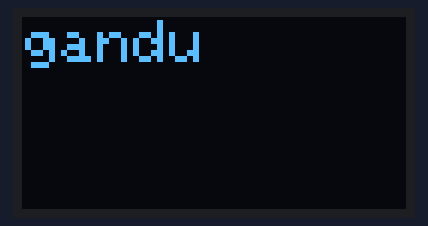
Simulated run of this program. Board: ESP32. Parts: 128×64 one-colour display. What the program prints to the serial monitor is not drawn.

Above: at 0.1 s.

The program:

main.cpp
```cpp
#include <Wire.h>
#include <Adafruit_GFX.h>
#include <Adafruit_SSD1306.h>

#define SCREEN_WIDTH 128
#define SCREEN_HEIGHT 64

#define OLED_SDA 21
#define OLED_SCL 22
#define OLED_ADDR 0x3C
#define OLED_RESET -1

Adafruit_SSD1306 display(SCREEN_WIDTH, SCREEN_HEIGHT, &Wire, OLED_RESET);

void setup() {
  Wire.begin(OLED_SDA, OLED_SCL);  // Explicitly define SDA and SCL pins
  Serial.begin(115200);
  Serial.println("Initializing OLED...");

  if (!display.begin(SSD1306_SWITCHCAPVCC, OLED_ADDR)) {
    Serial.println(F("SSD1306 initialization failed"));
    for (;;);
  }

  display.clearDisplay();
  display.setTextSize(2);
  display.setTextColor(SSD1306_WHITE);
  display.setCursor(1, 1);

  display.println("gandu");
  display.display();


}

void loop() {
  // Nothing here yet
}
```
